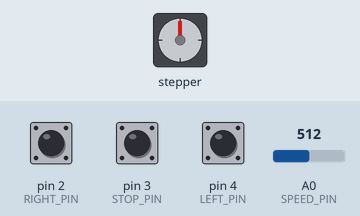
Simulated run of this sketch. Board: Arduino Mega 2560, built with avr-gcc and run on an emulated ATmega2560. Shown: stepper motor. The inputs (shaded band) are chosen by the test bench; at power-on: pin 2 (RIGHT_PIN) HIGH, pin 4 (LEFT_PIN) HIGH, pin 3 (STOP_PIN) HIGH, A0 (SPEED_PIN) = 512. Stepper angles assume 200 steps per turn.

Above: at 1.2 s.
1.3 s: pin 2 (RIGHT_PIN) pulled LOW for 0.15 s
At 1.8 s:
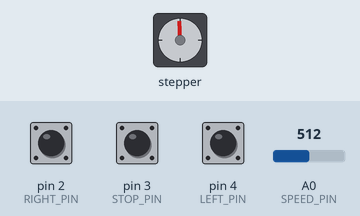
At 2.4 s:
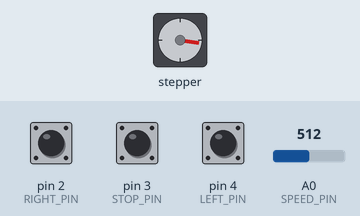
4.3 s: pin 4 (LEFT_PIN) pulled LOW for 0.15 s
7.4 s: pin 3 (STOP_PIN) pulled LOW for 0.15 s
9.2 s: pin 2 (RIGHT_PIN) pulled LOW for 1 s
At 10.96 s:
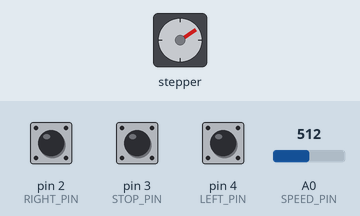
13.2 s: pin 3 (STOP_PIN) pulled LOW for 0.15 s
15.0 s: pin 2 (RIGHT_PIN) pulled LOW for 0.15 s
At 15.61 s:
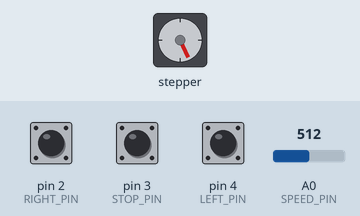
Timing chart, 0 to 19.1 s (numbered marks = the images above; inputs shaded):
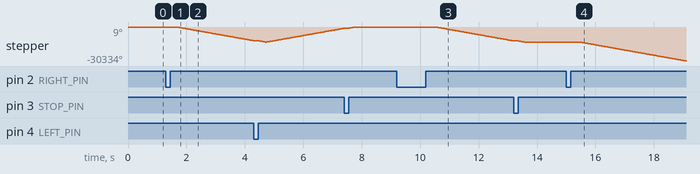

The sketch:

Dolly_Slider_BT.ino
```cpp
#include <AccelStepper.h>

AccelStepper stepper1(1, 9, 8);

#define  LEFT_PIN  4
#define  STOP_PIN  3
#define  RIGHT_PIN 2

#define  SPEED_PIN 0

#define  MAX_SPEED 10000
#define  MIN_SPEED 0.1

void setup() {
              Serial1.begin(9600);
              stepper1.setMaxSpeed(10000.0);
              pinMode(LEFT_PIN, INPUT_PULLUP);
              pinMode(STOP_PIN, INPUT_PULLUP);
              pinMode(RIGHT_PIN, INPUT_PULLUP);

            }


void loop() {
              static float current_speed = 0.0;
              static int analog_read_counter = 1000;
              static char sign = 0;
              static int analog_value = 0;
               String readdata;

               char c = Serial1.read();
              readdata += c;


              if (digitalRead(LEFT_PIN) == 0 || readdata== "Q") {
                sign = 1;
                Serial1.println("Izquierda");
              }
              else if (digitalRead(RIGHT_PIN) == 0 || readdata== "W") {
                sign = -1;
                Serial1.println("Derecha");
              }

              else if (digitalRead(STOP_PIN) == 0 || readdata== "E") {
                sign = 0;
                Serial1.println("Alto");
              }


              if (analog_read_counter > 0) {
                analog_read_counter--;
              }
              else {
                analog_read_counter = 3000;

               analog_value = analogRead(SPEED_PIN);

                stepper1.runSpeed();

                current_speed = sign * ((analog_value/1023.0) * (MAX_SPEED - MIN_SPEED)) + MIN_SPEED;

                stepper1.setSpeed(current_speed);
              }


              stepper1.runSpeed();
           }
```

Measured:
- after the input at 1.3 s, stepper: keeps turning counter-clockwise at about 4631°/s, starting after 0.36 s
- after the input at 9.2 s, stepper: keeps turning counter-clockwise at about 4631°/s, starting after 1.3 s
- after the input at 15.0 s, stepper: keeps turning counter-clockwise at about 4631°/s, starting after 0.47 s
